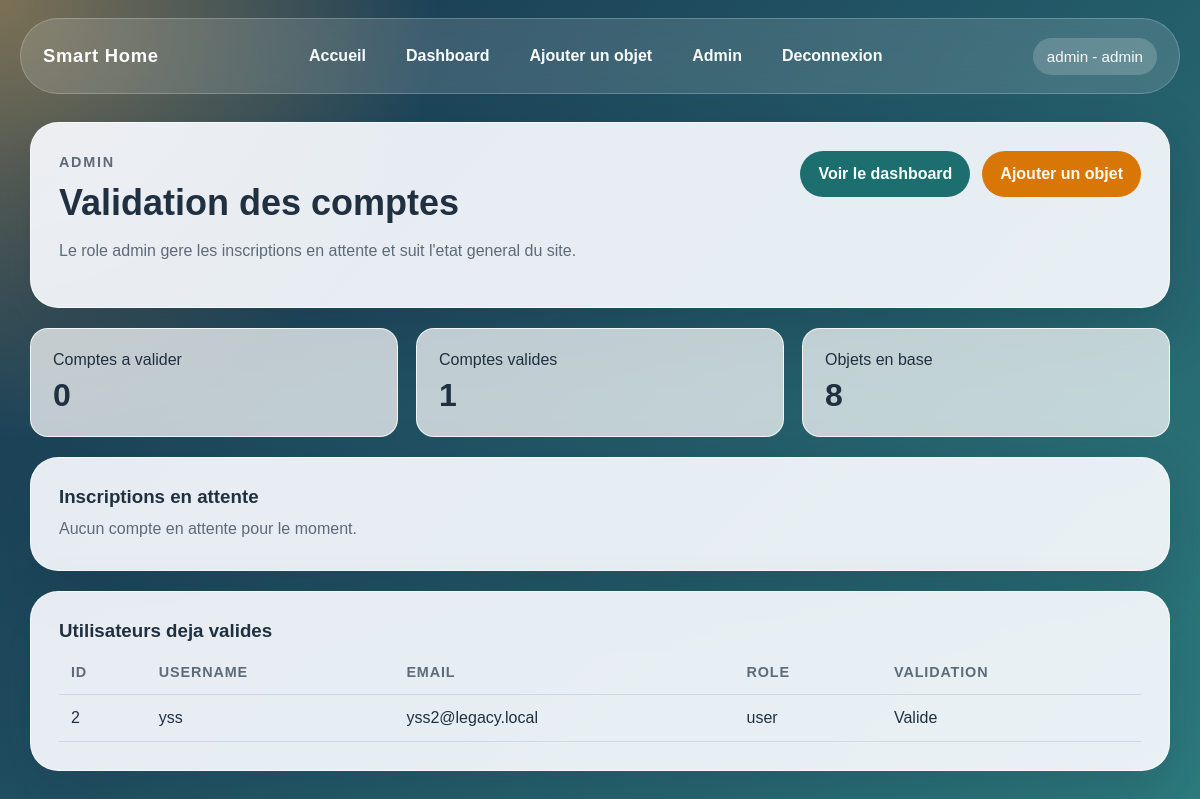
Page /admin (signed in) on the earlier database version.
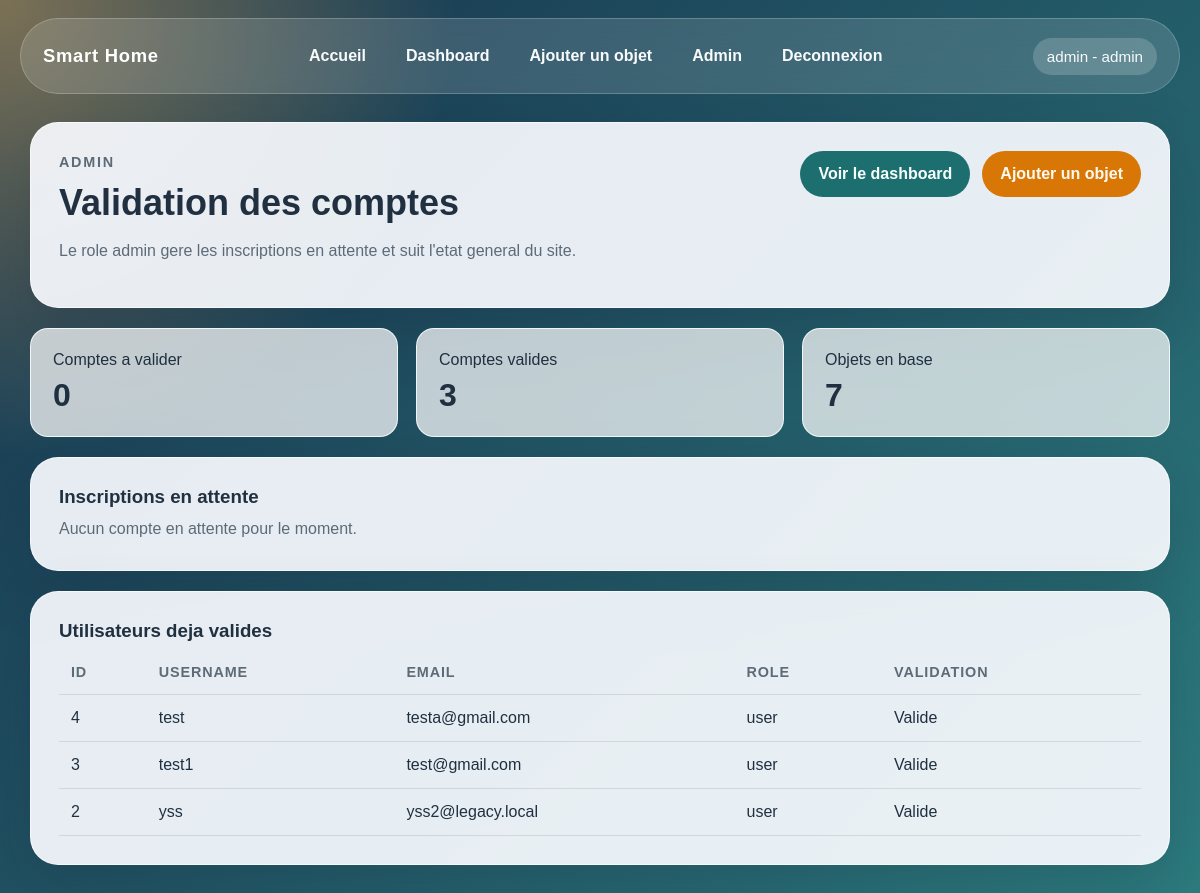
Same page on the later database version.
### tables this page shows
CREATE TABLE users (
        id INTEGER PRIMARY KEY AUTOINCREMENT,
        username TEXT UNIQUE NOT NULL,
        password TEXT NOT NULL,
        role TEXT NOT NULL DEFAULT 'user',
        is_validated INTEGER NOT NULL DEFAULT 0
    , email TEXT);

### app.py (the view)
@app.route("/admin")
@admin_required
def admin():
    conn = get_db_connection()
    try:
        pending_users = conn.execute(
            """
            SELECT id, username, email, role, is_validated
            FROM users
            WHERE role = 'user' AND is_validated = 0
            ORDER BY id DESC
            """
        ).fetchall()
        validated_users = conn.execute(
            """
            SELECT id, username, email, role, is_validated
            FROM users
            WHERE role = 'user' AND is_validated = 1
            ORDER BY id DESC
            """
        ).fetchall()
        total_objects = conn.execute(
            "SELECT COUNT(*) AS total FROM objects"
        ).fetchone()["total"]
    finally:
        conn.close()
    return render_template(
        "admin.html",
        pending_users=pending_users,
        validated_users=validated_users,
        total_objects=total_objects,
    )

### app.py (called while the page is built)
def get_db_connection():
    conn = sqlite3.connect(DATABASE)
    conn.row_factory = sqlite3.Row
    return conn

def admin_required(view_func):
    @wraps(view_func)
    def wrapped_view(*args, **kwargs):
        if not session.get("user_id"):
            flash("Connectez-vous pour acceder a cette page.", "error")
            return redirect(url_for("login"))
        if session.get("role") != "admin":
            flash("Acces reserve a l administrateur.", "error")
            return redirect(url_for("dashboard"))
        return view_func(*args, **kwargs)
    return wrapped_view

### templates/admin.html (shortened to what this page needs)
{% extends "base.html" %}
{% block content %}
<section class="panel section-head">
    <div>
        <p class="eyebrow">Admin</p>
        <h1>Validation des comptes</h1>
        <p>Le role admin gere les inscriptions en attente et suit l'etat general du site.</p>
    </div>
    <div class="button-row">
        <a href="{{ url_for('dashboard') }}" class="btn btn-secondary">Voir le dashboard</a>
        <a href="{{ url_for('add_object') }}" class="btn btn-primary">Ajouter un objet</a>
    </div>
</section>
<section class="stats-grid">
    <article class="stat-card">
        <span>Comptes a valider</span>
        <strong>{{ pending_users|length }}</strong>
    </article>
    <article class="stat-card">
        <span>Comptes valides</span>
        <strong>{{ validated_users|length }}</strong>
    </article>
    <article class="stat-card">
        <span>Objets en base</span>
        <strong>{{ total_objects }}</strong>
    </article>
</section>
<section class="panel table-section">
    <h3 class="table-title">Inscriptions en attente</h3>
    {% if pending_users %}
        <div class="table-wrap">
            <table class="data-table">
                <thead>
                    <tr>
                        <th>ID</th>
                        <th>Username</th>
                        <th>Email</th>
                        <th>Role</th>
                        <th>Action</th>
                    </tr>
                </thead>
                <tbody>
                    {% for user in pending_users %}
                        <tr>
                            <td>{{ user.id }}</td>
                            <td>{{ user.username }}</td>
                            <td>{{ user.email }}</td>
                            <td>{{ user.role }}</td>
                            <td>
                                <form method="POST" action="{{ url_for('validate_user', user_id=user.id) }}" class="inline-form">
                                    <button type="submit" class="btn btn-success">Valider</button>
                                </form>
                            </td>
                        </tr>
                    {% endfor %}
                </tbody>
            </table>
        </div>
    {% else %}
        <p class="empty-state">Aucun compte en attente pour le moment.</p>
    {% endif %}
</section>
<section class="panel table-section">
    <h3 class="table-title">Utilisateurs deja valides</h3>
    {% if validated_users %}
        <div class="table-wrap">
            <table class="data-table">
                <thead>
                    <tr>
                        <th>ID</th>
                        <th>Username</th>
                        <th>Email</th>
                        <th>Role</th>
                        <th>Validation</th>
                    </tr>
                </thead>
                <tbody>
                    {% for user in validated_users %}
                        <tr>
                            <td>{{ user.id }}</td>
                            <td>{{ user.username }}</td>
                            <td>{{ user.email }}</td>
                            <td>{{ user.role }}</td>
                            <td>Valide</td>
                        </tr>
                    {% endfor %}
                </tbody>
            </table>
        </div>
    {% else %}
        <p class="empty-state">Aucun utilisateur valide en dehors de l'admin.</p>
    {% endif %}
</section>
{% endblock %}

Differences in the rows shown:
added users: id "4", username "test", email "testa@gmail.com", role "user"
added users: id "3", username "test1", email "test@gmail.com", role "user"
Other differences:
{{ validated_users|length }}: "1" → "3"
{{ total_objects }}: "8" → "7"
